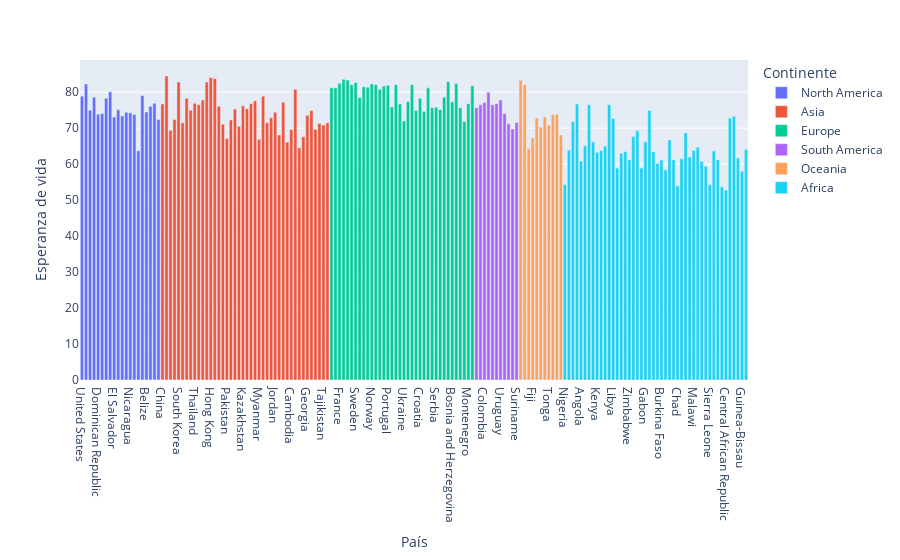

This figure's notebook cell:
### Markdown cell above
# Plotly Express

### Code cell
fig = px.bar(df_info_pais, x = "País", y = "Esperanza de vida", color = "Continente")
fig.show()

### Figure 1 — Plotly figure (JSON) as saved in the notebook; plotly's stock layout.template omitted (floating-point values rounded to 4 significant figures)
{"data": [{"alignmentgroup": "True", "hovertemplate": "Continente=North America<br>País=%{x}<br>Esperanza de vida=%{y}<extra></extra>", "legendgroup": "North America", "marker": {"color": "#636efa"}, "name": "North America", "offsetgroup": "North America", "orientation": "v", "showlegend": true, "textposition": "auto", "type": "bar", "x": ["United States", "Canada", "Mexico", "Cuba", "Dominican Republic", "Guatemala", "Panama", "Costa Rica", "El Salvador", "Honduras", "Trinidad and Tobago", "Jamaica", "Nicaragua", "Bahamas", "Haiti", "Barbados", "Belize", "Saint Lucia", "Antigua and Barbuda", "Grenada"], "xaxis": "x", "y": [78.9, 82.3, 75, 78.6, 73.9, 74.1, 78.3, 80.1, 73.1, 75.1, 73.4, 74.4, 74.3, 73.8, 63.7, 79.1, 74.5, 76.1, 76.9, 72.4], "yaxis": "y"}, {"alignmentgroup": "True", "hovertemplate": "Continente=Asia<br>País=%{x}<br>Esperanza de vida=%{y}<extra></extra>", "legendgroup": "Asia", "marker": {"color": "#EF553B"}, "name": "Asia", "offsetgroup": "Asia", "orientation": "v", "showlegend": true, "textposition": "auto", "type": "bar", "x": ["China", "Japan", "India", "Russia", "South Korea", "Indonesia", "Turkey", "Saudi Arabia", "Thailand", "Iran", "United Arab Emirates", "Israel", "Hong Kong", "Singapore", "Malaysia", "Philippines", "Pakistan", "Bangladesh", "Vietnam", "Iraq", "Kazakhstan", "Kuwait", "Sri Lanka", "Oman", "Myanmar", "Lebanon", "Uzbekistan", "Azerbaijan", "Jordan", "Turkmenistan", "Bahrain", "Yemen", "Cambodia", "Cyprus", "Afghanistan", "Laos", "Georgia", "Armenia", "Mongolia", "Kyrgyzstan", "Tajikistan", "Bhutan"], "xaxis": "x", "y": [76.7, 84.5, 69.4, 72.4, 82.8, 71.5, 78.3, 75, 76.9, 76.5, 77.8, 82.8, 84.1, 83.8, 76.1, 71.1, 67.1, 72.3, 75.3, 70.5, 76.2, 75.4, 76.8, 77.6, 66.9, 78.9, 71.5, 72.9, 74.4, 68.1, 77.2, 66.1, 69.6, 80.8, 64.5, 67.6, 73.6, 74.9, 69.7, 71.3, 70.9, 71.5], "yaxis": "y"}, {"alignmentgroup": "True", "hovertemplate": "Continente=Europe<br>País=%{x}<br>Esperanza de vida=%{y}<extra></extra>", "legendgroup": "Europe", "marker": {"color": "#00cc96"}, "name": "Europe", "offsetgroup": "Europe", "orientation": "v", "showlegend": true, "textposition": "auto", "type": "bar", "x": ["Germany", "United Kingdom", "France", "Italy", "Spain", "Netherlands", "Sweden", "Poland", "Belgium", "Austria", "Norway", "Ireland", "Denmark", "Finland", "Portugal", "Romania", "Greece", "Hungary", "Ukraine", "Slovakia", "Luxembourg", "Bulgaria", "Croatia", "Belarus", "Slovenia", "Lithuania", "Serbia", "Latvia", "Estonia", "Iceland", "Bosnia and Herzegovina", "Malta", "North Macedonia", "Moldova", "Montenegro", "Andorra"], "xaxis": "x", "y": [81.2, 81.2, 82.5, 83.6, 83.4, 82.1, 82.7, 78.5, 81.5, 81.4, 82.3, 82.1, 80.8, 81.7, 81.9, 75.9, 82.1, 76.7, 72, 77.4, 82.1, 74.9, 78.3, 74.6, 81.2, 75.7, 75.8, 75.2, 78.6, 82.9, 77.3, 82.4, 75.7, 71.8, 76.8, 81.8], "yaxis": "y"}, {"alignmentgroup": "True", "hovertemplate": "Continente=South America<br>País=%{x}<br>Esperanza de vida=%{y}<extra></extra>", "legendgroup": "South America", "marker": {"color": "#ab63fa"}, "name": "South America", "offsetgroup": "South America", "orientation": "v", "showlegend": true, "textposition": "auto", "type": "bar", "x": ["Brazil", "Argentina", "Colombia", "Chile", "Peru", "Ecuador", "Uruguay", "Paraguay", "Bolivia", "Guyana", "Suriname"], "xaxis": "x", "y": [75.7, 76.5, 77.1, 80, 76.5, 76.8, 77.8, 74.1, 71.2, 69.8, 71.6], "yaxis": "y"}, {"alignmentgroup": "True", "hovertemplate": "Continente=Oceania<br>País=%{x}<br>Esperanza de vida=%{y}<extra></extra>", "legendgroup": "Oceania", "marker": {"color": "#FFA15A"}, "name": "Oceania", "offsetgroup": "Oceania", "orientation": "v", "showlegend": true, "textposition": "auto", "type": "bar", "x": ["Australia", "New Zealand", "Papua New Guinea", "Fiji", "Solomon Islands", "Vanuatu", "Samoa", "Tonga", "Palau", "Marshall Islands", "Kiribati"], "xaxis": "x", "y": [83.3, 82.1, 64.3, 67.3, 72.8, 70.3, 73.2, 70.8, 73.7, 73.9, 68.1], "yaxis": "y"}, {"alignmentgroup": "True", "hovertemplate": "Continente=Africa<br>País=%{x}<br>Esperanza de vida=%{y}<extra></extra>", "legendgroup": "Africa", "marker": {"color": "#19d3f3"}, "name": "Africa", "offsetgroup": "Africa", "orientation": "v", "showlegend": true, "textposition": "auto", "type": "bar", "x": ["Nigeria", "South Africa", "Egypt", "Algeria", "Angola", "Sudan", "Morocco", "Ethiopia", "Kenya", "Ghana", "Tanzania", "Tunisia", "Libya", "Cameroon", "Uganda", "Zambia", "Zimbabwe", "Senegal", "Botswana", "Mali", "Gabon", "Mauritius", "Namibia", "Mozambique", "Burkina Faso", "Equatorial Guinea", "Madagascar", "Guinea", "Chad", "Benin", "Rwanda", "Niger", "Malawi", "Mauritania", "Togo", "Eswatini", "Sierra Leone", "Liberia", "Burundi", "Lesotho", "Central African Republic", "Cabo Verde", "Seychelles", "Gambia", "Guinea-Bissau", "Comoros"], "xaxis": "x", "y": [54.3, 63.9, 71.8, 76.7, 60.8, 65.1, 76.5, 66.2, 63.3, 63.8, 65, 76.5, 72.7, 58.9, 63, 63.5, 61.2, 67.7, 69.3, 58.9, 66.2, 74.9, 63.4, 60.2, 61.2, 58.4, 66.7, 61.2, 54, 61.5, 68.7, 62, 63.8, 64.7, 60.8, 59.4, 54.3, 63.7, 61.2, 53.7, 52.8, 72.8, 73.3, 61.7, 58, 64.1], "yaxis": "y"}], "layout": {"barmode": "relative", "legend": {"title": {"text": "Continente"}, "tracegroupgap": 0}, "margin": {"t": 60}, "xaxis": {"anchor": "y", "domain": [0, 1], "title": {"text": "País"}}, "yaxis": {"anchor": "x", "domain": [0, 1], "title": {"text": "Esperanza de vida"}}}}
